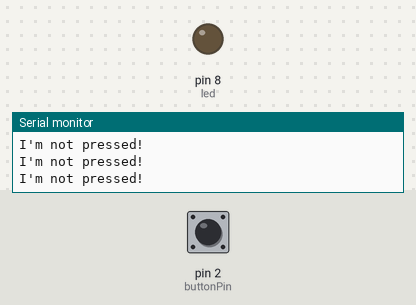
This sketch was run on a simulated Arduino Uno, built with avr-gcc and run on an emulated ATmega328P. Parts: output pins drawn as LEDs (lit = HIGH), the last lines printed to the serial monitor. Inputs (shaded band) come from the test bench; at power-on: pin 2 (buttonPin) HIGH.

Above: at 1.8 s.
1.9 s: pin 2 (buttonPin) pulled LOW for 0.6 s
At 2.4 s:
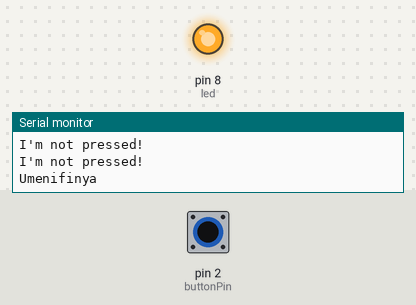
4.0 s: pin 2 (buttonPin) pulled LOW for 3.2 s
At 8.9 s:
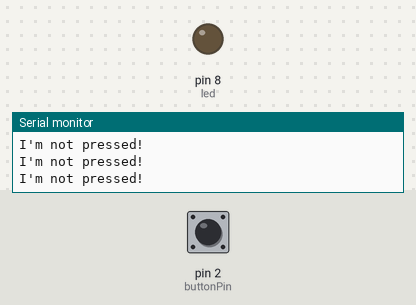
Timing chart, 0 to 10.4 s (numbered marks = the images above; inputs shaded):
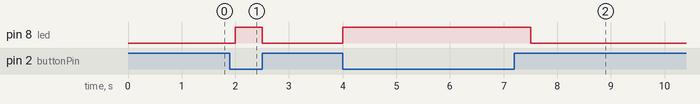

Measured:
- after the input at 1.9 s, pin 8 (led): LOW → HIGH after 0.10 s, → LOW 0.50 s later
- after the input at 4.0 s, pin 8 (led): LOW → HIGH at once, → LOW 3.5 s later

The sketch:

serial_monitor.ino
```cpp
// Define the pin for the button
const int buttonPin = 2;
int led = 8;


void setup() {
  // Set up serial communication
  Serial.begin(9600);

  // Configure the button pin as input with internal pull-up resistor
  pinMode(buttonPin, INPUT_PULLUP);
  pinMode(led, OUTPUT);

}

void loop() {
  // Read the state of the button
  int buttonState = digitalRead(buttonPin);

  // Check if the button is pressed (LOW)
  if (buttonState == LOW) {
    // Print "Pressed" in the serial monitor
    digitalWrite(led, HIGH);
    Serial.println("Umenifinya");
    delay(500); // Delay to avoid rapid serial output if the button is held down
  }
  else {
    digitalWrite(led, LOW);
    Serial.println("I'm not pressed!");
    delay(500);
  }
}
```
